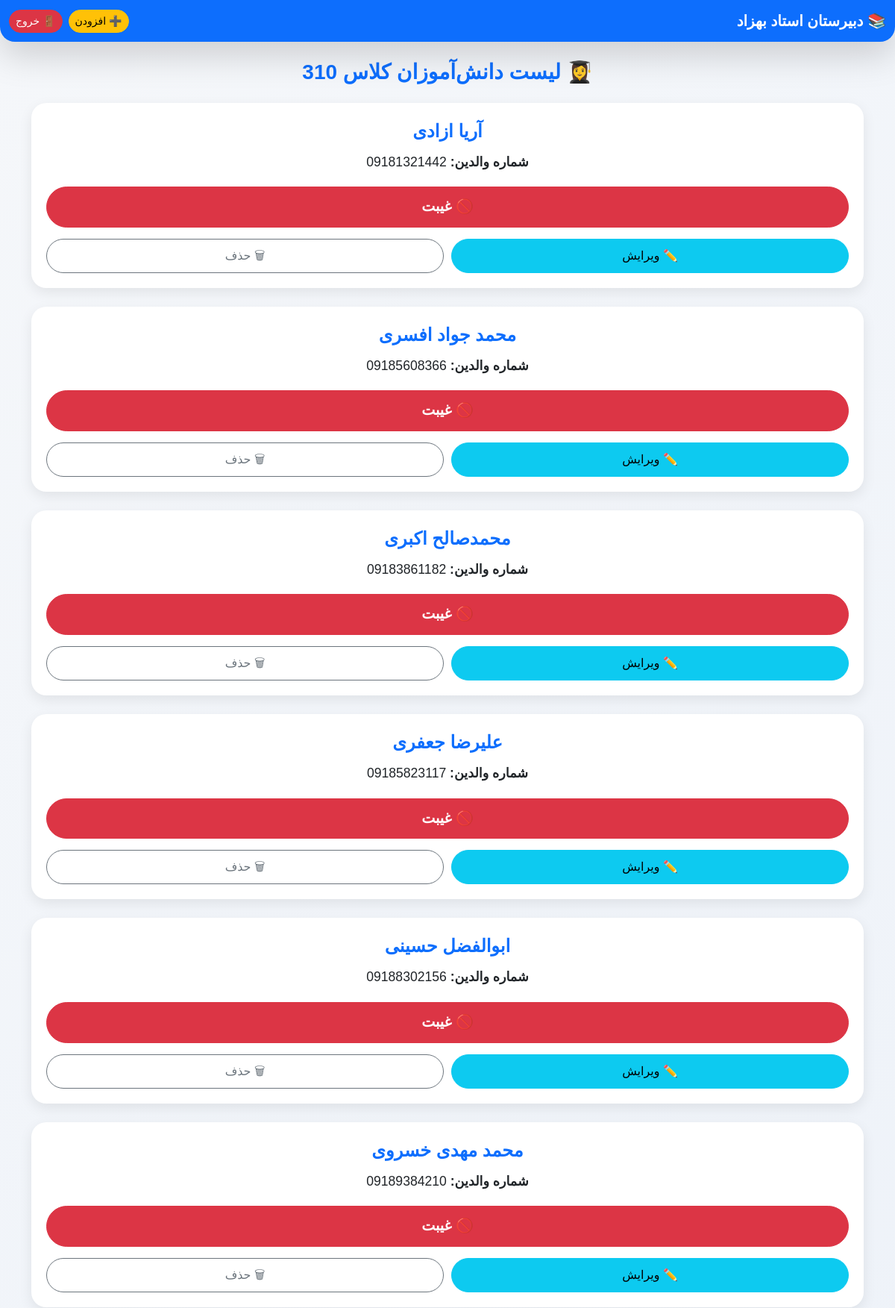
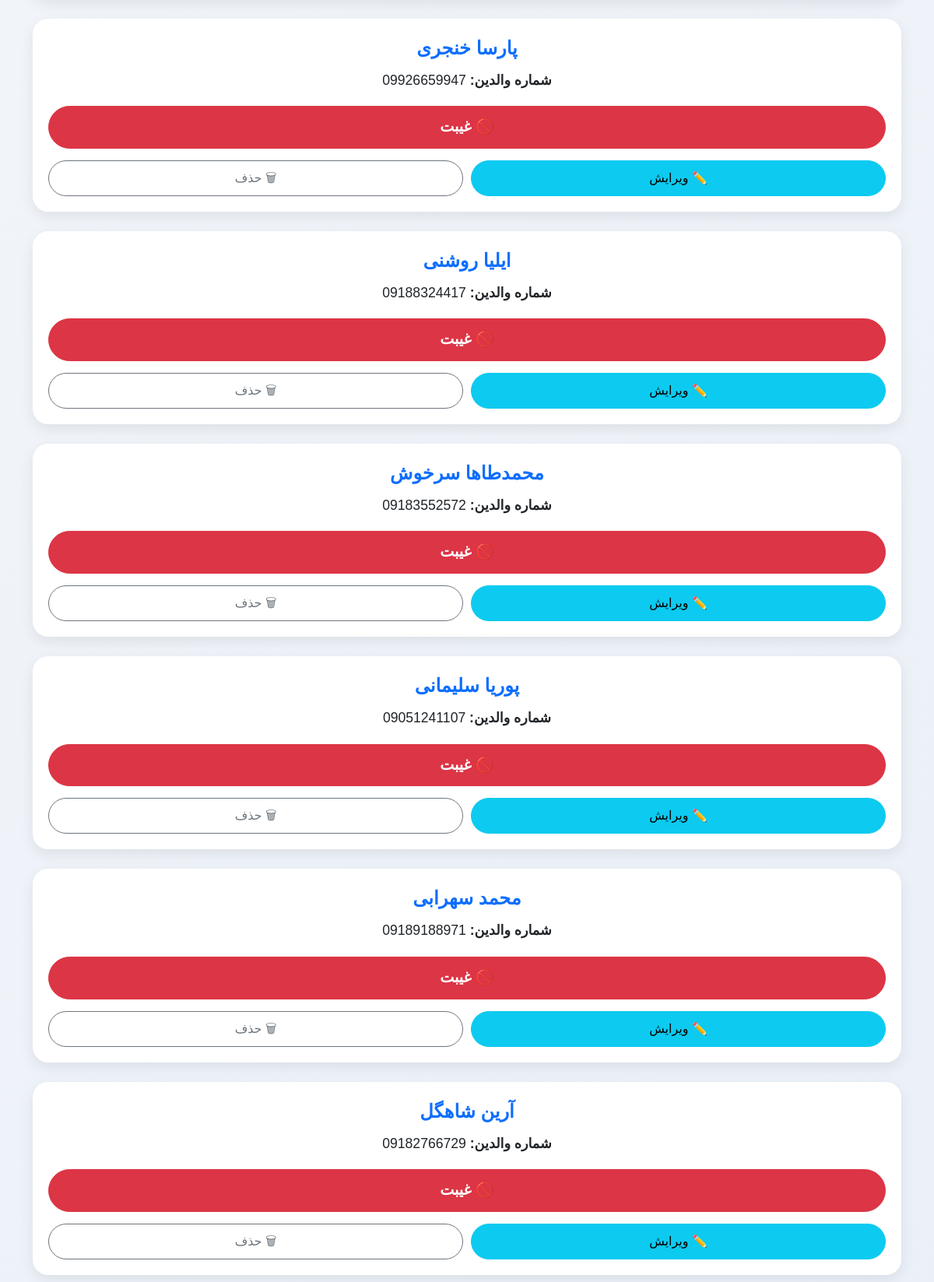
Screenshot of /class/1 (signed in, upper part) with the database file from the repository (2 pictures, top to bottom).
### app.py (models this page shows)
class Class(db.Model):
    id = db.Column(db.Integer, primary_key=True)
    name = db.Column(db.String(50), unique=True, nullable=False)
    students = db.relationship("Student", backref="class_", lazy=True, cascade="all, delete")

class Student(db.Model):
    id = db.Column(db.Integer, primary_key=True)
    firstname = db.Column(db.String(50), nullable=False)
    lastname = db.Column(db.String(50), nullable=False)
    parent_number = db.Column(db.String(20), nullable=False)
    class_id = db.Column(db.Integer, db.ForeignKey("class.id"), nullable=False)

### app.py (the view)
@app.route("/class/<int:class_id>")
@login_required
def view_class(class_id):
    class_ = Class.query.get_or_404(class_id)
    students = Student.query.filter_by(class_id=class_id).order_by(Student.lastname, Student.firstname).all()
    return render_template("class_detail.html", class_=class_, students=students)

### app.py (called while the page is built)
def login_required(f):
    from functools import wraps
    @wraps(f)
    def decorated_function(*args, **kwargs):
        if not session.get('logged_in'):
            return redirect(url_for('login'))
        return f(*args, **kwargs)
    return decorated_function

### templates/class_detail.html (shortened to what this page needs)
<!DOCTYPE html>
<html lang="fa">
<head>
  <link href="https://cdn.jsdelivr.net/npm/bootstrap@5.3.2/dist/css/bootstrap.rtl.min.css" rel="stylesheet">
</head>
<body dir="rtl">
<nav class="navbar navbar-expand-lg navbar-dark bg-primary shadow-lg">
  <div class="container-fluid">
    <a class="navbar-brand fw-bold fs-5" href="/">📚 دبیرستان استاد بهزاد</a>
    <div class="d-flex ms-auto">
      <a href="{{ url_for('add_student', class_id=class_.id) }}" class="btn btn-warning btn-sm rounded-pill">➕ افزودن</a>
      <a href="{{ url_for('logout') }}" class="btn btn-danger btn-sm rounded-pill ms-2">🚪 خروج</a>
    </div>
  </div>
</nav>
<div class="container mt-4">
  <h3 class="text-center mb-4 text-primary fw-bold">👩‍🎓 لیست دانش‌آموزان کلاس {{ class_.name }}</h3>
  {% if students %}
    {% for student in students %}
    <div class="student-card">
      <div class="student-name">{{ student.firstname }} {{ student.lastname }}</div>
      <div class="student-info"><strong>شماره والدین:</strong> {{ student.parent_number }}</div>
      <a href="{{ url_for('absent', student_id=student.id) }}" class="btn btn-danger btn-absent">🚫 غیبت</a>
      <div class="action-row">
        <a href="{{ url_for('edit_student', id=student.id) }}" class="btn btn-info">✏️ ویرایش</a>
        <a href="{{ url_for('delete_student', id=student.id) }}"
           class="btn btn-outline-secondary"
           onclick="return confirm('آیا مطمئنید می‌خواهید حذف کنید؟');">🗑 حذف</a>
      </div>
    </div>
    {% endfor %}
  {% else %}
    <p class="text-muted text-center">هیچ دانش‌آموزی در این کلاس ثبت نشده است.</p>
  {% endif %}
</div>
</body>
</html>

### templates/class_detail.html (style rules this page uses)
body { background: linear-gradient(135deg, #f5f7fa, #e4ecf7); font-family: "Vazirmatn", Tahoma, sans-serif; }
.student-card { border-radius: 20px; background: #fff; padding: 20px; margin-bottom: 25px; box-shadow: 0 6px 18px rgba(0,0,0,0.08); transition: all 0.3s ease; }
.student-name { font-size: 1.5rem; font-weight: bold; color: #0d6efd; text-align: center; margin-bottom: 10px; }
.student-info { font-size: 1.1rem; text-align: center; margin-bottom: 20px; }
.btn-absent { display: block; width: 100%; border-radius: 50px; font-size: 1.2rem; font-weight: bold; padding: 12px; margin-bottom: 15px; transition: 0.3s; }
.action-row { display: flex; justify-content: space-between; gap: 10px; }
.action-row a { flex: 1; border-radius: 50px; font-size: 1rem; padding: 10px; transition: 0.3s; }
.navbar { border-radius: 0 0 20px 20px; }

### rows the page displays
Class: name "310"
Student: firstname "آریا", lastname "ازادی", parent_number "09181321442"
Student: firstname "محمد جواد", lastname "افسری", parent_number "09185608366"
Student: firstname "محمدصالح", lastname "اکبری", parent_number "09183861182"
Student: firstname "علیرضا", lastname "جعفری", parent_number "09185823117"
Student: firstname "ابوالفضل", lastname "حسینی", parent_number "09188302156"
Student: firstname "محمد مهدی", lastname "خسروی", parent_number "09189384210"
Student: firstname "پارسا", lastname "خنجری", parent_number "09926659947"
Student: firstname "ایلیا", lastname "روشنی", parent_number "09188324417"
Student: firstname "محمدطاها", lastname "سرخوش", parent_number "09183552572"
Student: firstname "پوریا", lastname "سلیمانی", parent_number "09051241107"
Student: firstname "محمد", lastname "سهرابی", parent_number "09189188971"
Student: firstname "آرین", lastname "شاهگل", parent_number "09182766729"
